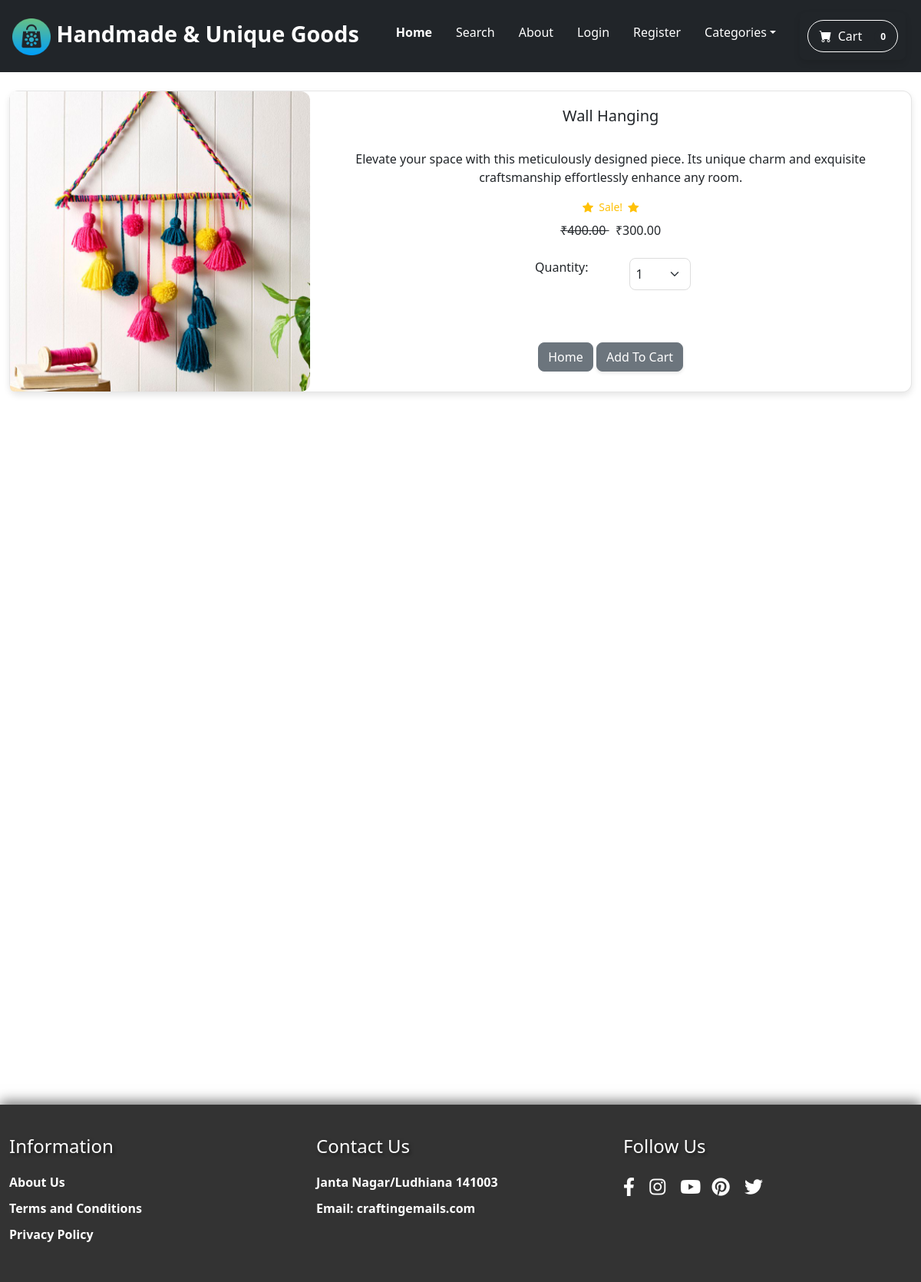
Page /product/9 on the committed database.
### store/models.py (models this page shows, shortened)
class Product(models.Model):
    name = models.CharField(max_length=50)
    price = models.DecimalField(default=0, decimal_places=2, max_digits=10)
    category = models.ForeignKey(Category, on_delete=models.CASCADE, default=1)
    description = models.CharField(max_length=250, default='', blank=True, null=True)
    image = models.ImageField(upload_to='upload/product/')
    is_sale = models.BooleanField(default=False)
    sale_price = models.DecimalField(default=0, decimal_places=2, max_digits=10)

### store/views.py (the view)
# urls.py: path('product/<int:pk>',views.product,name='product'),
def product(request,pk):
    product = Product.objects.get(id=pk)
    return render(request,'product.html',{'product':product})

### cart/cart.py (called while the page is built)
    def __len__(self):
        return len(self.cart)

### cart/context_processors.py (called while the page is built)
def cart(request):
    return {'cart': Cart(request)}

### store/templates/product.html (shortened to what this page needs)
{% extends 'base.html' %}
{% block content %}
<div class= "container">
<br/>
    <div class="card mb-3">
        <div class="row g-0">
          <div class="col-md-4">
            <img src="{{ product.image.url }}" class="img-fluid rounded-start" alt="...">
          </div>
          <div class="col-md-8">
            <div class="card-body">
              <center>
              <h5 class="card-title">{{ product.name }}</h5>
              <br/>
              <p class="card-text">{{ product.description }}</p>
              {% if product.is_sale %}
              <div class="d-flex justify-content-center small text-warning mb-2">
                    <div class="bi-star-fill"></div>
                    &nbsp;&nbsp;Sale!&nbsp;&nbsp;
                    <div class="bi-star-fill"></div>
                    </div>
                    <strike>
                    ₹{{ product.price}}
                    </strike>
                    &nbsp;
                    ₹{{ product.sale_price}}
              {% else %}
                    ₹{{ product.price }}
              {% endif %}
              <br/><br/>
              <div class="row justify-content-center">
                  <div class="col-md-2">Quantity:</div>
                  <div class="col-md-2">
              <select class="form-select" id="qty-cart">
                <option value="1">1</option>
              </select>
                  </div>
              </div>
              <br/><br/>
              <a href="{% url 'home' %}" class="btn btn-secondary">Home</a>
              <button type="button" value="{{ product.id }}" class="btn btn-secondary" id="add-cart">Add To Cart</button>
              </center>
            </div>
          </div>
        </div>
      </div>
    </div>
<br/><br/><br/><br/><br/><br/><br/><br/><br/><br/><br/><br/><br/><br/><br/><br/><br/><br/><br/><br/><br/><br/><br/><br/><br/><br/><br/><br/><br/><br/><br/><br/><br/><br/><br/><br/>
<br/><br/>
{% endblock %}

### static/css/footer.css (style rules this page uses)
.container { max-width: 1200px; margin: 0 auto; }
.row { display: flex; flex-wrap: wrap; justify-content: space-between; }
a { color: #ffffff ; text-decoration: none; font-weight: bold; }

### static/css/about-section.css (style rules this page uses)
.container { max-width: 1200px; margin: 0 auto; }

### static/css/product.css (style rules this page uses)
.card { box-shadow: 0 4px 8px rgba(0, 0, 0, 0.1); transition: box-shadow 0.3s ease-in-out; border: 1px solid rgba(0, 0, 0, 0.1); border-radius: 12px; }
.img-fluid { border-radius: 12px; transition: transform 0.3s ease-in-out; }
.card-body { text-align: center; padding: 20px; }
.form-select { width: 80px; padding: 8px; border-radius: 8px; border: 1px solid #ddd; transition: border 0.3s ease-in-out; }
.btn-secondary { background-color: #6c757d; color: #ffffff; margin-top: 20px; transition: background-color 0.3s ease, color 0.3s ease; border-radius: 8px; }
#add-cart { background-color: #6c757d; color: #ffffff; margin-top: 20px; transition: background-color 0.3s ease, color 0.3s ease, transform 0.3s ease-in-out; border-radius: 8px; cursor: pointer; }

### static/css/cart_summary.css (style rules this page uses)
.card { box-shadow: 0 4px 8px rgba(0, 0, 0, 0.1); transition: box-shadow 0.3s ease-in-out; }
.img-fluid { border-radius: 12px; transition: transform 0.3s ease-in-out; }
.card-body { text-align: center; }
.form-select { width: 80px; }
.btn-secondary { background-color: #6c757d; color: #ffffff; margin-top: 20px; transition: background-color 0.3s ease, color 0.3s ease; }

### static/css/register.css (style rules this page uses)
button { background-color: #007bff; color: #fff; padding: 10px 15px; border: none; border-radius: 4px; cursor: pointer; transition: background-color 0.3s ease, box-shadow 0.3s ease, color 0.3s ease; box-shadow: 0 2px 4px rgba(0, 0, 0, 0.1); }

### rows in the picture
Product: image (picture), name "Wall Hanging", description "Elevate your space with this meticulously designed piece. Its unique charm and exquisite craftsmanship effortlessly enhance any room.", price "400.00", sale_price "300.00"

### other values in the picture
{{ cart|length }} "0"
